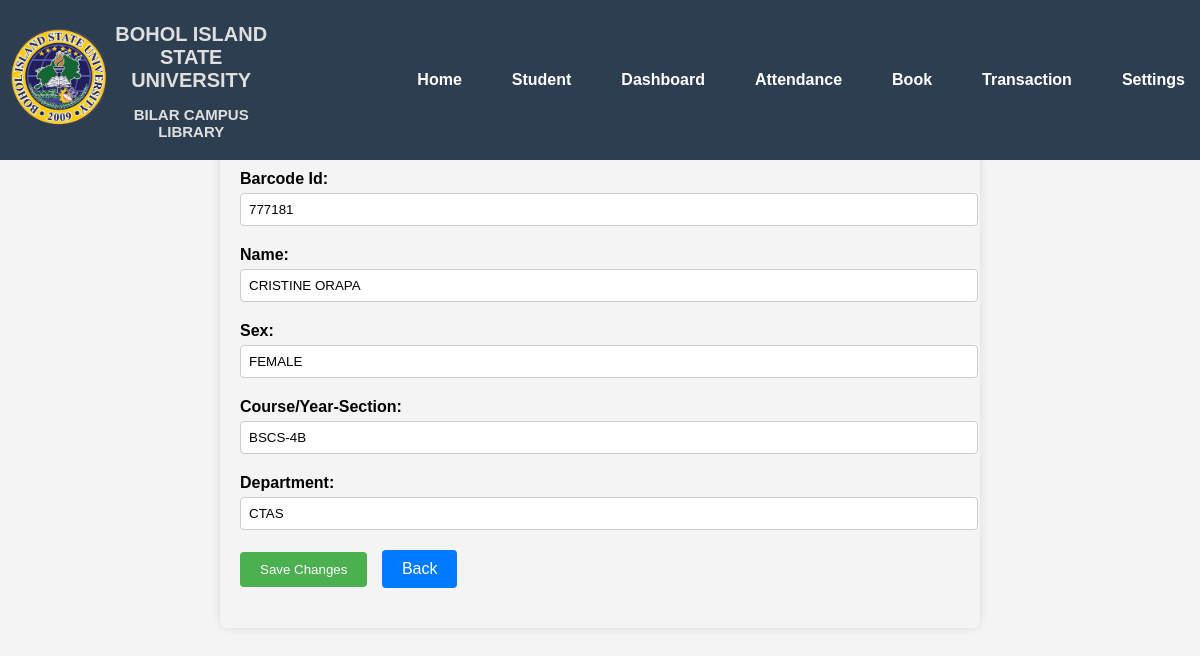
The page /load_student.php?student_id=7 on the database its author committed.
### tables this page shows
CREATE TABLE IF NOT EXISTS `student` (
  `student_id` int(11) NOT NULL AUTO_INCREMENT,
  `student_no` varchar(20) NOT NULL,
  `faculty_no` varchar(50) NOT NULL,
  `name` varchar(30) NOT NULL,
  `sex` varchar(10) NOT NULL,
  `course_section` varchar(20) NOT NULL,
  `department` varchar(20) NOT NULL,
  `type` varchar(20) NOT NULL,
  `date_added` date NOT NULL,
  PRIMARY KEY (`student_id`)
);

### load_student.php (the view, shortened to what this page needs)
<!DOCTYPE html>
<html lang="en">
<head>
    <?php include 'top_bar.php'; ?>
    <link rel="stylesheet" href="css/edit_admins.css">
</head>
<body>
    <?php
        require_once 'connect.php';
        $qupdate_student = $conn->query("SELECT * FROM `student` WHERE `student_id` = '$_REQUEST[student_id]'") or die(mysqli_error());
        $fupdate_student = $qupdate_student->fetch_array();
    ?>
    <div class="container">
        <form method="POST" action="update_student.php?student_id=<?php echo $fupdate_student['student_id']?>" enctype="multipart/form-data">
            <div class="form-group">
                <label for="barcode_id">Barcode Id:</label>
                <input type="text" value="<?php echo $fupdate_student['student_no']?>" required="required" name="student_no" id="student_no">
            </div>
            <div class="form-group">
                <label for="name">Name:</label>
                <input type="text" value="<?php echo $fupdate_student['name']?>" name="name" required="required" id="name">
            </div>
            <div class="form-group">
                <label for="Sex">Sex:</label>
                <input type="text" value="<?php echo $fupdate_student['sex']?>" required="required" name="sex" id="sex">
            </div>
            <div class="form-group">
                <label for="Course">Course/Year-Section:</label>
                <input type="text" value="<?php echo $fupdate_student['course_section']?>" required="required" name="course_section" id="course_section">
            </div>
            <div class="form-group">
            <label for="department">Department:</label>
                <input type="text" value="<?php echo $fupdate_student['department']?>" required="required" name="department" id="department">
            </div>
            <div class="form-group">
                <input type="submit" class="btn btn-warning" name="edit_student" value="Save Changes">
                <a href="student.php" class="btn btn-back">Back</a>
            </div>
        </form>
    </div>
</body>
</html>

### css/main.css (style rules this page uses)
body { margin: 0; font-family: Arial, sans-serif; }
a { text-decoration: none; color: #fff; padding: 15px; transition: background-color 0.3s ease, color 0.3s ease; border-radius: 5px; }

### css/edit_admins.css (style rules this page uses)
body { font-family: Arial, sans-serif; background-color: #f4f4f4; margin: 0; padding: 0; }
.container { width: 60%; margin: 50px auto; margin-top: 150px; background-color: #f4f4f4; padding: 20px; border-radius: 8px; box-shadow: 0 0 10px rgba(0, 0, 0, 0.1); animation: fadeIn 0.5s ease-in-out; }
.form-group { margin-bottom: 20px; }
label { display: block; margin-bottom: 5px; font-weight: bold; }
input[type="text"], input[type="password"] { width: 100%; padding: 8px; border-radius: 4px; border: 1px solid #ccc; }
input[type="submit"] { padding: 10px 20px; background-color: #4caf50; color: #fff; border: none; border-radius: 4px; cursor: pointer; text-decoration: none; display: inline-block; margin-right: 10px; }
.btn-back { padding: 10px 20px; background-color: #007bff; color: #fff; border: none; border-radius: 4px; cursor: pointer; text-decoration: none; display: inline-block; margin-right: 10px; }

### rows shown on the page
student: student_no "777181", name "CRISTINE ORAPA", sex "FEMALE", course_section "BSCS-4B", department "CTAS"
